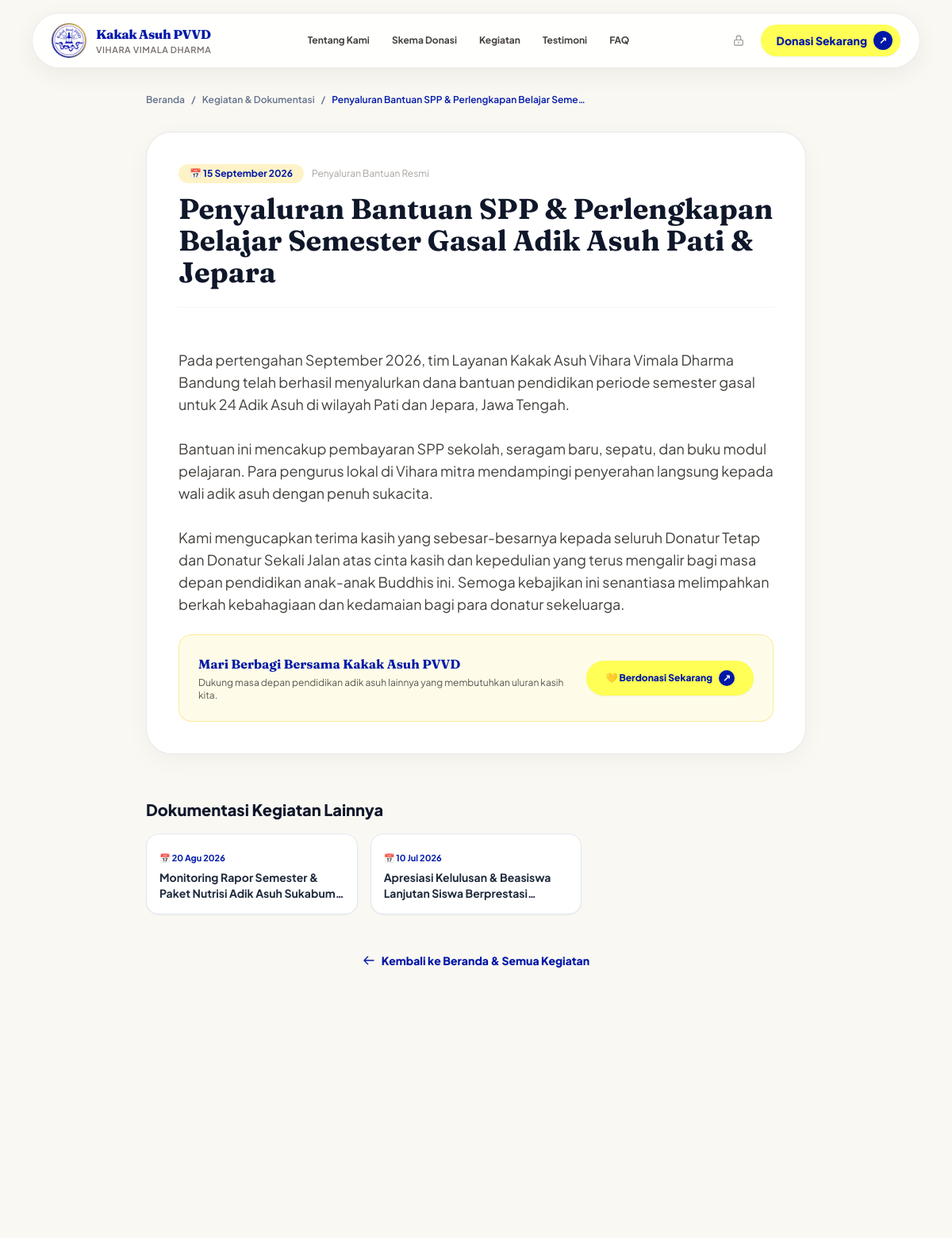
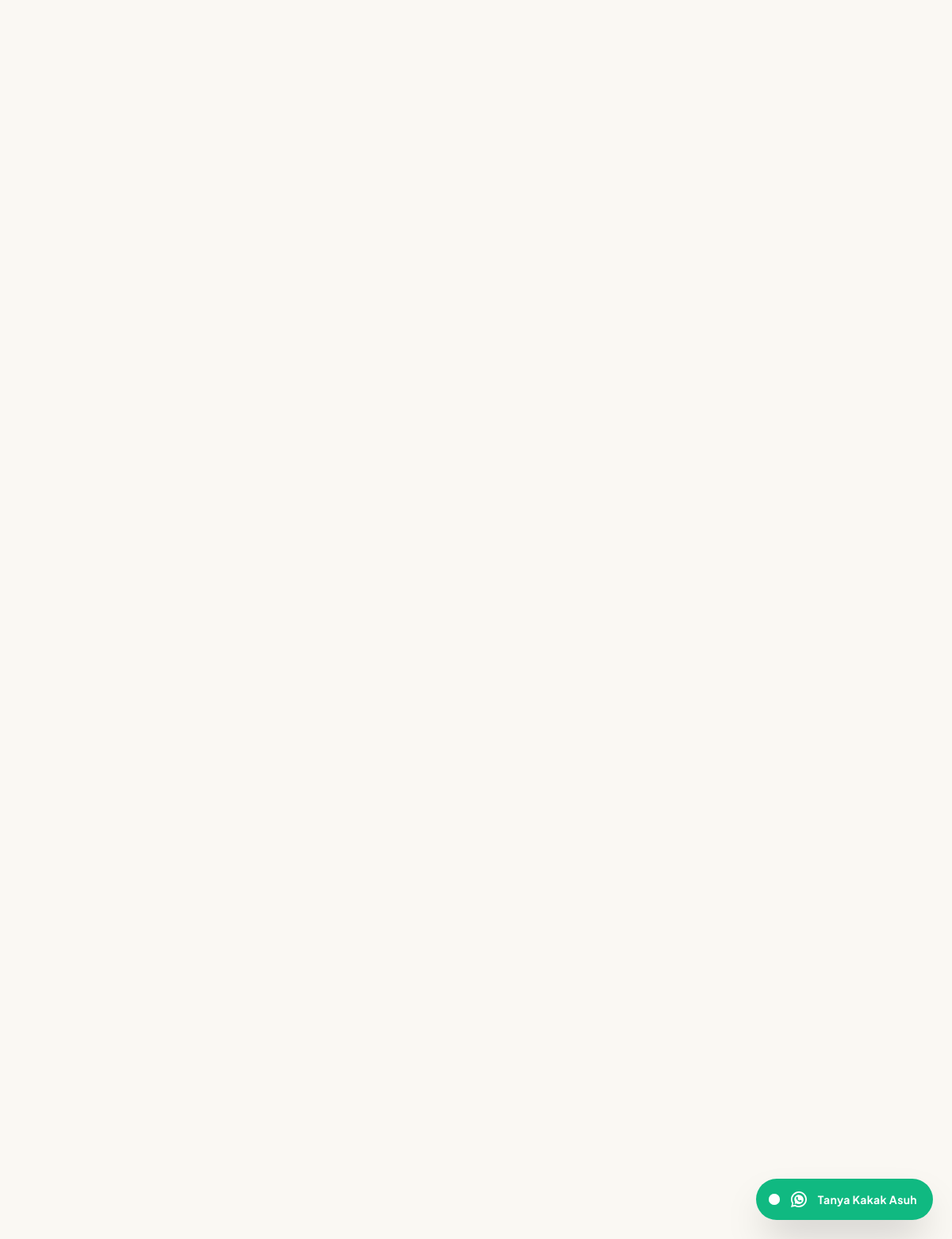
/kegiatan/penyaluran-bantuan-spp-perlengkapan-belajar-pati-jepara/, run on the app's committed database (2 pictures, top to bottom).
### core/models.py (models this page shows, shortened)
class ActivityPost(models.Model):
    title = models.CharField(
        max_length=200,
        verbose_name="Judul Kegiatan",
        help_text="Contoh: Penyaluran Bantuan Pendidikan Semester Genap Adik Asuh Sukabumi"
    )
    slug = models.SlugField(
        max_length=220,
        unique=True,
        blank=True,
        verbose_name="Slug URL",
        help_text="Akan terisi otomatis dari judul jika dikosongkan."
    )
    thumbnail = models.ImageField(
        upload_to='activities/',
        verbose_name="Foto Dokumentasi",
        blank=True,
        null=True,
        help_text="Format foto yang dianjurkan: JPG/PNG/WebP resolusi baik."
    )
    content = models.TextField(
        verbose_name="Isi Berita / Dokumentasi",
        help_text="Tuliskan laporan ringkas kegiatan, nama daerah, jumlah bantuan, dan kesan kegiatan."
    )
    activity_date = models.DateField(
        verbose_name="Tanggal Kegiatan",
        help_text="Tanggal saat kegiatan penyaluran berlangsung."
    )
    is_published = models.BooleanField(
        default=True,
        verbose_name="Tampilkan di Website",
        help_text="Centang agar dokumentasi ini muncul pada landing page website."
    )
    created_at = models.DateTimeField(
        auto_now_add=True,
        verbose_name="Waktu Dibuat"
    )
    class Meta:
        verbose_name = "Dokumentasi Kegiatan"
        verbose_name_plural = "Daftar Dokumentasi Kegiatan"
        ordering = ['-activity_date', '-created_at']

### core/views.py (the view)
# urls.py: path('kegiatan/<slug:slug>/', views.activity_detail, name='activity_detail'),
def activity_detail(request, slug):
    activity = get_object_or_404(ActivityPost, slug=slug, is_published=True)
    recent_activities = ActivityPost.objects.filter(is_published=True).exclude(pk=activity.pk).order_by('-activity_date')[:3]
    return render(request, 'activity_detail.html', {
        'activity': activity,
        'recent_activities': recent_activities,
    })

### templates/activity_detail.html (shortened to what this page needs)
{% extends 'base.html' %}
{% load static %}
{% block content %}
<div class="py-12 bg-warmBg min-h-screen">
    <div class="max-w-4xl mx-auto px-4 sm:px-6 lg:px-8 space-y-8">
        <nav class="flex items-center gap-2 text-xs font-semibold text-slate-500">
            <a href="{% url 'core:index' %}" class="hover:text-brandBlue transition-colors">Beranda</a>
            <span>/</span>
            <a href="{% url 'core:index' %}#kegiatan" class="hover:text-brandBlue transition-colors">Kegiatan & Dokumentasi</a>
            <span>/</span>
            <span class="text-brandBlue truncate max-w-xs">{{ activity.title }}</span>
        </nav>
        <article class="bg-white rounded-[2rem] p-6 sm:p-10 border border-stone-200/90 shadow-[0_8px_30px_rgb(0,0,0,0.04)] space-y-6">
            <div class="space-y-3 pb-6 border-b border-stone-100">
                <div class="flex items-center gap-2.5">
                    <span class="px-3.5 py-1 rounded-full bg-amber-100 text-brandBlue text-xs font-bold">
                        📅 {{ activity.activity_date|date:"d F Y" }}
                    </span>
                    <span class="text-xs text-stone-400">Penyaluran Bantuan Resmi</span>
                </div>
                <h1 class="text-2xl sm:text-3xl md:text-4xl font-serif font-bold text-slate-900 leading-tight">
                    {{ activity.title }}
                </h1>
            </div>
            <div class="prose max-w-none text-stone-700 leading-relaxed text-base sm:text-lg whitespace-pre-line">
                {{ activity.content }}
            </div>
            <div class="mt-10 p-6 rounded-2xl bg-warmCard border border-amber-200/80 flex flex-col sm:flex-row items-center justify-between gap-4">
                <div>
                    <h2 class="text-base font-bold text-brandBlue font-serif">Mari Berbagi Bersama Kakak Asuh PVVD</h2>
                    <p class="text-xs text-stone-600 mt-1">Dukung masa depan pendidikan adik asuh lainnya yang membutuhkan uluran kasih kita.</p>
                </div>
                <a href="{% url 'core:index' %}#skema-donasi" class="inline-flex items-center gap-2 px-6 py-3 rounded-full bg-primary hover:bg-[#F8F834] text-brandBlue text-xs font-extrabold shadow-sm whitespace-nowrap">
                    <span>💛 Berdonasi Sekarang</span>
                    <span class="w-5 h-5 rounded-full bg-brandBlue text-white flex items-center justify-center text-xs font-bold">↗</span>
                </a>
            </div>
        </article>
        {% if recent_activities %}
        <div class="pt-6 space-y-4">
            <h2 class="text-xl font-extrabold text-slate-900">Dokumentasi Kegiatan Lainnya</h2>
            <div class="grid grid-cols-1 sm:grid-cols-3 gap-4">
                {% for other in recent_activities %}
                <a href="{% url 'core:activity_detail' other.slug %}" class="p-4 bg-white rounded-2xl border border-slate-200 shadow-sm hover:shadow-md transition-shadow block">
                    <span class="text-[11px] font-bold text-brandBlue">📅 {{ other.activity_date|date:"d M Y" }}</span>
                    <h3 class="text-sm font-bold text-slate-800 line-clamp-2 mt-1 hover:text-brandBlue">{{ other.title }}</h3>
                </a>
                {% endfor %}
            </div>
        </div>
        {% endif %}
        <div class="text-center pt-4">
            <a href="{% url 'core:index' %}#kegiatan" class="inline-flex items-center gap-2 text-sm font-extrabold text-brandBlue hover:underline">
                <svg class="w-4 h-4" fill="none" stroke="currentColor" stroke-width="2" viewBox="0 0 24 24"><path stroke-linecap="round" stroke-linejoin="round" d="M10 19l-7-7m0 0l7-7m-7 7h18"></path></svg>
                <span>Kembali ke Beranda & Semua Kegiatan</span>
            </a>
        </div>
    </div>
</div>
{% endblock %}

### templates/base.html (shortened to what this page needs)
{% load static %}
<!DOCTYPE html>
<html lang="id" class="scroll-smooth">
<head>
    <script src="https://cdn.tailwindcss.com"></script>
</head>
<body class="bg-warmBg font-sans text-slate-800 antialiased min-h-screen flex flex-col selection:bg-primary selection:text-brandBlue"
      x-data="{
          mobileMenuOpen: false,
          toast: { show: false, message: '' },
          showToast(msg) {
              this.toast.message = msg;
              this.toast.show = true;
              setTimeout(() => { this.toast.show = false; }, 3200);
          }
      }">
    <header class="sticky top-4 z-50 mx-auto max-w-6xl px-4 w-full">
        <div class="bg-white/90 backdrop-blur-md rounded-full px-4 sm:px-6 py-2.5 sm:py-3 shadow-[0_8px_30px_rgb(0,0,0,0.06)] border border-stone-200/80 flex items-center justify-between transition-all duration-200">
            <a href="{% url 'core:index' %}" class="flex items-center gap-3 group">
                <div class="relative w-10 h-10 sm:w-11 sm:h-11 rounded-full overflow-hidden p-0.5 bg-gradient-to-tr from-brandBlue to-amber-300 shadow-sm transition-transform duration-300 group-hover:scale-105 flex-shrink-0">
                    <img src="{% static 'images/logo-pvvd.jpg' %}"
                         alt="Logo Layanan Kakak Asuh PVVD"
                         class="w-full h-full object-cover rounded-full bg-white">
                </div>
                <div class="hidden sm:block">
                    <span class="block text-sm sm:text-base font-extrabold text-brandBlue tracking-tight leading-tight group-hover:text-brandBlueHover font-serif">
                        Kakak Asuh PVVD
                    </span>
                    <span class="block text-[11px] font-semibold text-stone-500 uppercase tracking-wider">
                        Vihara Vimala Dharma
                    </span>
                </div>
            </a>
            <nav class="hidden lg:flex items-center gap-1 xl:gap-2">
                <a href="{% url 'core:index' %}#tentang" class="px-3 py-1.5 text-xs font-bold text-stone-700 hover:text-brandBlue rounded-full hover:bg-stone-100 transition-colors">
                    Tentang Kami
                </a>
                <a href="{% url 'core:index' %}#skema-donasi" class="px-3 py-1.5 text-xs font-bold text-stone-700 hover:text-brandBlue rounded-full hover:bg-stone-100 transition-colors">
                    Skema Donasi
                </a>
                <a href="{% url 'core:index' %}#kegiatan" class="px-3 py-1.5 text-xs font-bold text-stone-700 hover:text-brandBlue rounded-full hover:bg-stone-100 transition-colors">
                    Kegiatan
                </a>
                <a href="{% url 'core:index' %}#testimoni" class="px-3 py-1.5 text-xs font-bold text-stone-700 hover:text-brandBlue rounded-full hover:bg-stone-100 transition-colors">
                    Testimoni
                </a>
                <a href="{% url 'core:index' %}#faq" class="px-3 py-1.5 text-xs font-bold text-stone-700 hover:text-brandBlue rounded-full hover:bg-stone-100 transition-colors">
                    FAQ
                </a>
            </nav>
            <div class="flex items-center gap-2 sm:gap-3">
                <a href="{% url 'admin:index' %}" title="Akses Admin Kakak Asuh" class="p-2 text-stone-400 hover:text-brandBlue rounded-full hover:bg-stone-100 transition-colors hidden sm:inline-flex" target="_blank" rel="noopener">
                    <svg class="w-4 h-4" fill="none" stroke="currentColor" stroke-width="2" viewBox="0 0 24 24">
                        <path stroke-linecap="round" stroke-linejoin="round" d="M12 15v2m-6 4h12a2 2 0 002-2v-6a2 2 0 00-2-2H6a2 2 0 00-2 2v6a2 2 0 002 2zm10-10V7a4 4 0 00-8 0v4h8z"></path>
                    </svg>
                </a>
                <a href="{% url 'core:index' %}#skema-donasi"
                   class="inline-flex items-center gap-2 pl-4 sm:pl-5 pr-2 sm:pr-2.5 py-1.5 sm:py-2 rounded-full bg-primary hover:bg-[#F8F834] text-brandBlue font-extrabold text-xs sm:text-sm shadow-sm transition-all duration-300 hover:scale-[1.03]">
                    <span>Donasi Sekarang</span>
                    <span class="w-6 h-6 rounded-full bg-brandBlue text-white flex items-center justify-center text-xs font-bold flex-shrink-0">
                        ↗
                    </span>
                </a>
            </div>
        </div>
    </header>
    <main class="flex-grow">
        {% block content %}{% endblock %}
    </main>
    <aside aria-label="Bantuan WhatsApp" class="fixed bottom-6 right-6 z-50 group">
        <a href="https://wa.me/6281234567890?text=Halo%20Kakak%20Asuh%20VVD,%20saya%20ingin%20bertanya%20mengenai%20donasi"
           target="_blank"
           rel="noopener noreferrer"
           class="flex items-center gap-3 bg-emerald-500 hover:bg-emerald-600 text-white pl-4 pr-5 py-3.5 rounded-full shadow-2xl transition-all duration-300 hover:scale-105 hover:shadow-emerald-500/40 focus:outline-none focus:ring-4 focus:ring-emerald-300"
           title="Hubungi Admin Kakak Asuh via WhatsApp">
            <span class="relative flex h-3.5 w-3.5">
                <span class="relative inline-flex rounded-full h-3.5 w-3.5 bg-white"></span>
            </span>
            <span class="font-bold text-sm tracking-wide hidden sm:inline">Tanya Kakak Asuh</span>
        </a>
    </aside>
</body>
</html>

### data on the page
ActivityPost: title "Penyaluran Bantuan SPP & Perlengkapan Belajar Seme…", activity_date "15 September 2026", title "Penyaluran Bantuan SPP & Perlengkapan Belajar Semester Gasal Adik Asuh Pati & Jepara", content "Pada pertengahan September 2026, tim Layanan Kakak Asuh Vihara Vimala Dharma Bandung telah berhasil menyalurkan dana bantuan pendidikan periode semester gasal untuk 24 Adik Asuh di wilayah Pati dan Jepara, Jawa Tengah. Bantuan ini mencakup pembayaran SPP sekolah, seragam baru, sepatu, dan buku modul pelajaran. Para pengurus lokal di Vihara mitra mendampingi penyerahan langsung kepada wali adik asuh dengan penuh sukacita. Kami mengucapkan terima kasih yang sebesar-besarnya kepada seluruh Donatur Tetap dan Donatur Sekali Jalan atas cinta kasih dan kepedulian yang terus mengalir bagi masa depan pendidikan anak-anak Buddhis ini. Semoga kebajikan ini senantiasa melimpahkan berkah kebahagiaan dan…"
ActivityPost: activity_date "20 Agu 2026", title "Monitoring Rapor Semester & Paket Nutrisi Adik Asuh…"
ActivityPost: activity_date "10 Jul 2026", title "Apresiasi Kelulusan & Beasiswa Lanjutan Siswa…"
